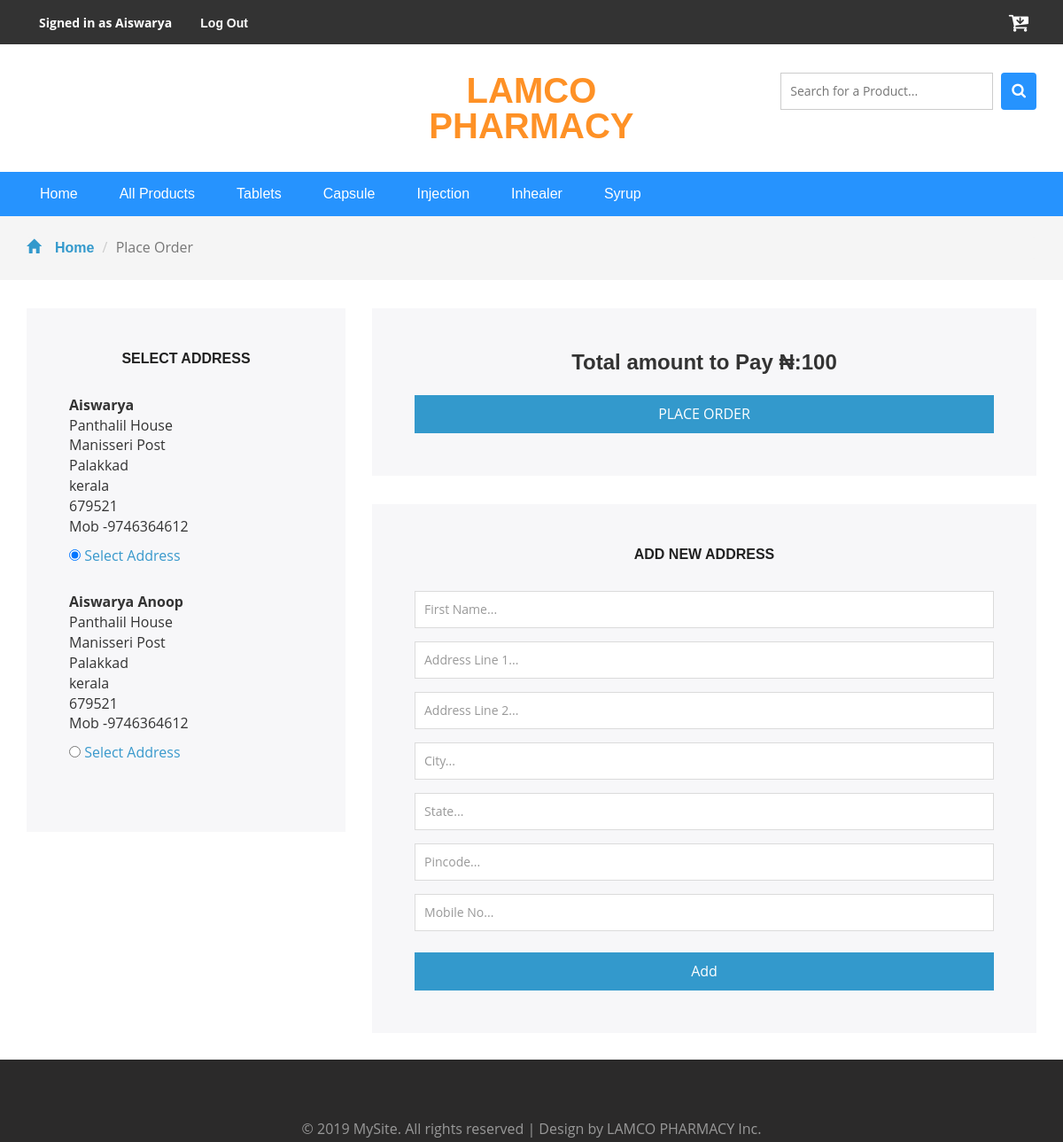
Page /checkout.php (signed in) on the committed database.
### tables this page shows
CREATE TABLE `address` (
  `id` int(12) NOT NULL,
  `userid` int(8) NOT NULL,
  `name` varchar(30) NOT NULL,
  `address1` varchar(40) NOT NULL,
  `address2` varchar(40) NOT NULL,
  `city` varchar(30) NOT NULL,
  `state` varchar(30) NOT NULL,
  `pincode` varchar(6) NOT NULL,
  `mobile` varchar(10) NOT NULL
);

### checkout.php (the view, shortened to what this page needs)
<?php
include_once 'dbconnect.php';
$finaltotal = 0;
$usr_id = $_SESSION['usr_id'];
$sql = mysqli_query($con, "SELECT productid FROM cart WHERE userid = '" . $usr_id. "'");
$row = mysqli_num_rows($sql);
if($row==0){
	header("Location: index.php");
}else{
	$sql = mysqli_query($con, "SELECT * FROM cart WHERE userid = '" . $usr_id. "'");
	while ($row = mysqli_fetch_array($sql)) {
		$finaltotal = $finaltotal + $row['mtotal'];
	}
}
?>
<!DOCTYPE html>
<html>
<head>
<link href="css/bootstrap.css" rel="stylesheet" type="text/css" media="all" />
<link href="css/style.css" rel="stylesheet" type="text/css" media="all" />
<link href="css/font-awesome.css" rel="stylesheet">
</head>
<body>
<?php include 'header.php' ?>
	<div class="breadcrumbs">
		<div class="container">
			<ol class="breadcrumb breadcrumb1 animated wow slideInLeft" data-wow-delay=".5s">
				<li><a href="index.php"><span class="glyphicon glyphicon-home" aria-hidden="true"></span>Home</a></li>
				<li class="active">Place Order</li>
			</ol>
		</div>
	</div>
<div class="container" style="min-height:880px">
  <div class="row">
    <div class="col-sm-4">
     <div >
		 <form role="form" action="<?php echo $_SERVER['PHP_SELF']; ?>" method="post" name="placeorder">
	  <div class="login-form-grids" style="width: 100%; padding: 3em; background: #F7F7F9; margin: 2em auto 0;">
				<h5 style="text-align:center">Select address</h5>
		  	<?php
		$sql = mysqli_query($con, "SELECT * FROM address where userid ='".$_SESSION['usr_id']."' ");
		  $i=1;
		while ($row = mysqli_fetch_array($sql)){
	  echo '<div>
			<b>'.$row['name'].' </b><br>
			'.$row['address1'].' <br>
			'.$row['address2'].' <br>
			'.$row['city'].' <br>
			'.$row['state'].' <br>
			'.$row['pincode'].' <br>
			Mob -'.$row['mobile'].' <br>
			<div style="padding-top: 10px;">';
		    if($i==1){
			echo '<input type="radio" name="address" value="'.$row['id'].'" checked><span style="color: #3999cc;"> Select Address</span>';
			}else{
			echo '<input type="radio" name="address" value="'.$row['id'].'"><span style="color: #3999cc;"> Select Address</span>';
			}
		echo '</div>
		   </div>
		   <p style="padding-bottom: 30px";></p>';
			$i++;
		}
   ?>
			</div>
	  </div>
	 </div>
    <div class="col-sm-8">
		<div class="login-form-grids" style="width: 100%; padding: 3em; background: #F7F7F9; margin: 2em auto 0;">
				     <h3 style="text-align:center">Total amount to Pay 	&#8358;:<?php echo $finaltotal ?></h3>
					<input type="submit" id="submit" name="placeorder" value="PLACE ORDER">
			</div>
			<div class="login-form-grids" style="width: 100%; padding: 3em; background: #F7F7F9; margin: 2em auto 0;">
				<h5 style="text-align:center">add new address</h5>
				<form role="form" action="<?php echo $_SERVER['PHP_SELF']; ?>" method="post" name="signupform">
					<input name="name" type="text" placeholder="First Name..." required=" " >
					<input name="address1" style="margin-top: 15px;" type="text" placeholder="Address Line 1..." required=" " >
					<input name="address2" style="margin-top: 15px;" type="text" placeholder="Address Line 2..." required=" " >
					<input name="city" style="margin-top: 15px;" type="text" placeholder="City..." required=" " >
					<input name="state" style="margin-top: 15px;" type="text" placeholder="State..." required=" " >
					<input name="pincode" style="margin-top: 15px;" type="text" pattern="[0-9]{6}" placeholder="Pincode..." required=" " >
					<input name="mobile" style="margin-top: 15px;" type="text" pattern="[789][0-9]{9}" placeholder="Mobile No..." required=" " >
					<input type="submit" id="submit" name="Add" value="Add">
				</form>
			</div>
    </div>
  </div>
</div>
<div class="footer">
		<div class="footer-copy">
			<div class="container">
				<p>© 2019 MySite. All rights reserved | Design by LAMCO PHARMACY Inc.</a></p>
			</div>
		</div>
	</div>
<link href="css/skdslider.css" rel="stylesheet">
</body>
</html>

### css/style.css (style rules this page uses)
html, body { font-size: 100%; font-family: 'Open Sans', sans-serif; background:#ffffff; }
ul li,ol li { font-size:14px; }
p { margin:0; }
h1,h2,h3,h4,h5,h6,a { font-family: 'Raleway', sans-serif; margin:0; font-weight:700; }
input[type="submit"],#PPMiniCart .minicart-submit,.w3ls_vegetables ul li a,input[type="reset"],.agileinfo_mail_grid_left ul li a,.events_bottom_left2 ul li a,.w3ls_service_grids1_right a,ul.agileits_social_icons li a,.w3l_banner_nav_right_banner_pet a,.w3ls_w3l_banner_nav_right_grid_head_grid ul li a,.products-breadcrumb ul li a,.w3_footer_grid ul li a,.w3l_fresh_vegetables_grid ul li a,.wthree_footer_copy p a,.agile_top_brand_left_grid1 .button,.w3ls_logo_products_left1 ul.special_items li a,.w3ls_logo_products_left1 ul.phone_email li a { transition: .5s ease-in; -webkit-transition: .5s ease-in; -moz-transition: .5s ease-in; -o-transition: .5s ease-in; -ms-transition: .5s ease-in; }
.footer { padding: 2em 0 0em; background: #2b2a2a; }
.footer-copy p { margin:2em 0 0; text-align:center; color:#999; line-height:1.8em; }
.breadcrumb1 li span { left: 0em; padding-right: 1em; color: #3399cc; }
.breadcrumbs { padding: 1.5em 0; background: #f5f5f5; }
.breadcrumb { margin-bottom: 0 !important; padding: 0 !important; }
.breadcrumb1 li { font-size: 1em; color: #999; }
.breadcrumb1 li a { color: #3399cc; text-decoration: none; }
.login-form-grids { width: 45%; padding: 3em; background:#F7F7F9; margin:3em auto 0; }
.login-form-grids input[type="email"],.login-form-grids input[type="password"],.login-form-grids input[type="text"] { outline: none; border: 1px solid #DBDBDB; padding: 10px 10px 10px 10px; font-size: 14px; color: #999; display: block; width: 100%; }
.login-form-grids input[type="submit"] { outline: none; border: none; padding: 10px 0; font-size: 1em; color: #fff; display: block; width: 100%; background:#3399cc; margin: 1.5em 0 0; }
.login-form-grids h5,.login-form-grids h6 { font-size:1em; color:#212121; text-transform:uppercase; margin:0 0 2em; }
.login-form-grids input[type="text"] { background:url(../images/img-sp.png) no-repeat 5px -259px #fff; }
.login-form-grids input[type="text"]:nth-child(2) { background:url(../images/img-sp.png) no-repeat 0px -298px #fff; margin:1em 0; }
.glyphicon { position: relative; top: 1px; display: inline-block; font-family: 'Glyphicons Halflings'; font-style: normal; font-weight: 400; line-height: 1; -webkit-font-smoothing: antialiased; -moz-osx-font-smoothing: grayscale; color: #777; }

### rows in the picture
address: name "Aiswarya", address1 "Panthalil House", address2 "Manisseri Post", city "Palakkad", state "kerala", pincode "679521", mobile "9746364612"
address: name "Aiswarya Anoop", address1 "Panthalil House", address2 "Manisseri Post", city "Palakkad", state "kerala", pincode "679521", mobile "9746364612"

### other values in the picture
$_SESSION['usr_name'] "Aiswarya"
$finaltotal "100"
